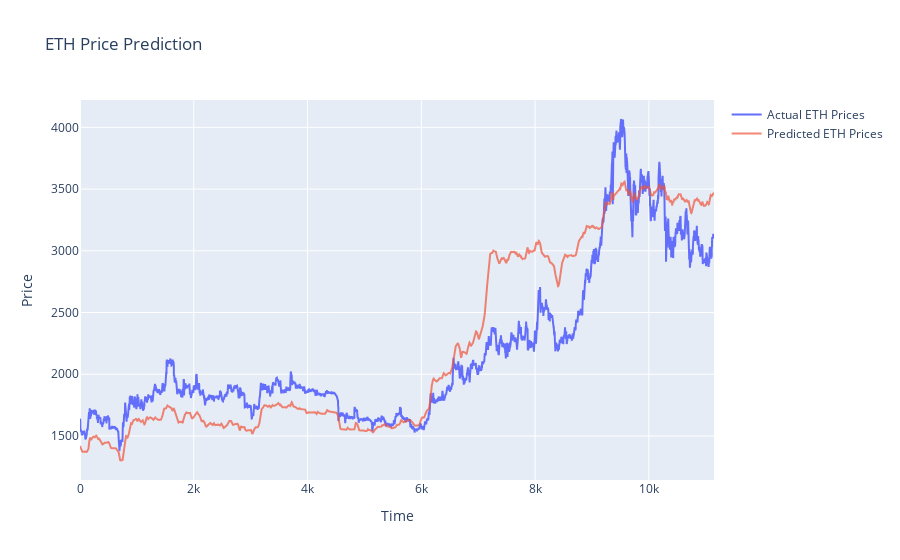

The cell this chart's notebook holds for it:
### Markdown cell above
Full Prediction with graph

### Code cell
import plotly.graph_objects as go
fig = go.Figure()
fig.add_trace(go.Scatter(x=list(range(len(actual_prices))), y=actual_prices,
                         mode='lines', name='Actual ETH Prices'))
fig.add_trace(go.Scatter(x=list(range(len(predicted_prices))), y=predicted_prices,
                         mode='lines', name='Predicted ETH Prices', opacity=0.7))
fig.update_layout(title='ETH Price Prediction',
                   xaxis_title='Time',
                   yaxis_title='Price')
fig.show()

### Figure 1 — Plotly figure (JSON) as saved in the notebook; plotly's stock layout.template omitted (floating-point values rounded to 4 significant figures; data arrays with more than 128 entries replaced by an {"elided": "..."} marker saying what was removed)
{"data": [{"mode": "lines", "name": "Actual ETH Prices", "type": "scatter", "x": {"elided": "11146 int values"}, "y": {"elided": "11146 float values"}}, {"mode": "lines", "name": "Predicted ETH Prices", "opacity": 0.7, "type": "scatter", "x": {"elided": "11146 int values"}, "y": {"elided": "11146 float values"}}], "layout": {"title": {"text": "ETH Price Prediction"}, "xaxis": {"title": {"text": "Time"}}, "yaxis": {"title": {"text": "Price"}}}}
